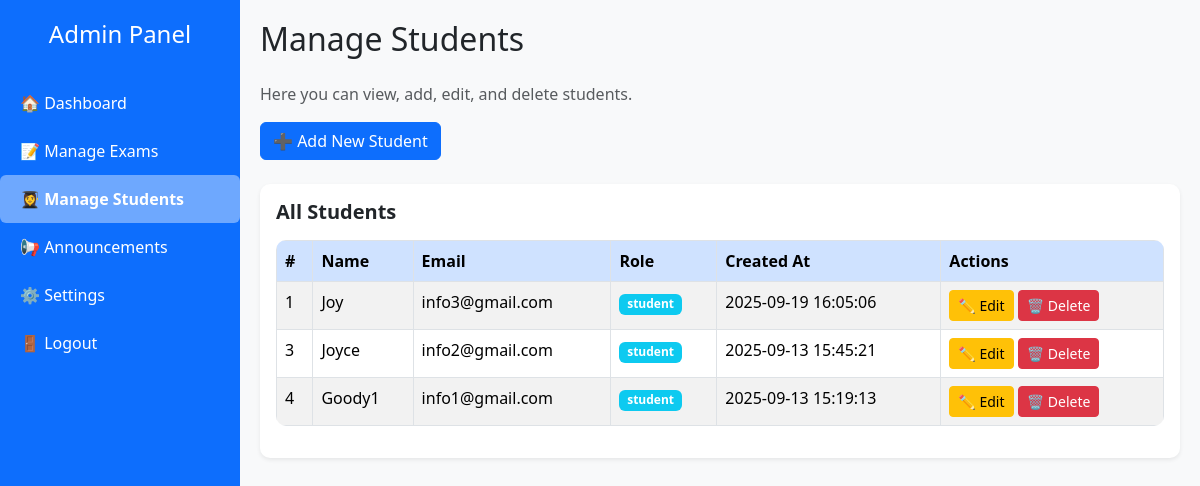
The app's page /admin/manage_students.php (signed in) with its own data.
### tables this page shows
CREATE TABLE IF NOT EXISTS `users` (
  `id` int NOT NULL AUTO_INCREMENT,
  `name` varchar(100) NOT NULL,
  `email` varchar(150) NOT NULL,
  `password` varchar(255) NOT NULL,
  `role` enum('student','admin') DEFAULT 'student',
  `created_at` timestamp NULL DEFAULT CURRENT_TIMESTAMP,
  PRIMARY KEY (`id`),
  UNIQUE KEY `email` (`email`)
);

### classes/User.php (called while the page is built, shortened)
<?php
class User
{
    public static function getAll(): array
    {
        $db = Database::getInstance()->getConnection();
        $stmt = $db->query("SELECT id, name, email, role, created_at FROM users ORDER BY created_at DESC");
        return $stmt->fetchAll(PDO::FETCH_ASSOC);
    }
}

### public/admin/manage_students.php (the view, shortened to what this page needs)
<?php
require_once __DIR__ . '/../../classes/User.php';
$students = User::getAll();
?>
<!DOCTYPE html>
<html lang="en">
<head>
    <link href="https://cdn.jsdelivr.net/npm/bootstrap@5.3.3/dist/css/bootstrap.min.css" rel="stylesheet">
    <link href="../../css/admin.css" rel="stylesheet">
</head>
<body>
    <?php include __DIR__ . '/../../includes/admin_sidebar.php'; ?>
    <div class="content">
        <h2 class="mb-4">Manage Students</h2>
        <p class="text-muted">Here you can view, add, edit, and delete students.</p>
        <div class="mb-4">
            <a href="create_student.php" class="btn btn-primary">➕ Add New Student</a>
        </div>
        <div class="card shadow-sm p-3">
            <h5 class="fw-bold mb-3">All Students</h5>
            <table class="table table-striped">
                <thead class="table-primary">
                    <tr>
                        <th>#</th>
                        <th>Name</th>
                        <th>Email</th>
                        <th>Role</th>
                        <th>Created At</th>
                        <th>Actions</th>
                    </tr>
                </thead>
                <tbody>
                    <?php
                    $studentsOnly = array_filter($students, fn($s) => $s['role'] === 'student');
                    ?>
                    <?php if ($studentsOnly): ?>
                    <?php foreach ($studentsOnly as $index => $student): ?>
                    <tr>
                        <td><?= $index + 1 ?></td>
                        <td><?= htmlspecialchars($student['name']) ?></td>
                        <td><?= htmlspecialchars($student['email']) ?></td>
                        <td><span class="badge bg-info"><?= htmlspecialchars($student['role']) ?></span></td>
                        <td><?= htmlspecialchars($student['created_at']) ?></td>
                        <td>
                            <a href="edit_student.php?id=<?= $student['id'] ?>" class="btn btn-sm btn-warning">✏️
                                Edit</a>
                            <a href="delete_student.php?id=<?= $student['id'] ?>" class="btn btn-sm btn-danger"
                                onclick="return confirm('Are you sure you want to delete this student?');">🗑️
                                Delete</a>
                        </td>
                    </tr>
                    <?php endforeach; ?>
                    <?php else: ?>
                    <tr>
                        <td colspan="6" class="text-center text-muted">No students found.</td>
                    </tr>
                    <?php endif; ?>
                </tbody>
            </table>
        </div>
    </div>
</body>
</html>

### css/admin.css (style rules this page uses)
body { font-family: "Segoe UI", Tahoma, Geneva, Verdana, sans-serif; background-color: #f8f9fa; margin: 0; padding: 0; }
.content { margin-left: 240px; padding: 20px; }
.card { border: none; border-radius: 10px; transition: transform 0.2s ease; background: white; box-shadow: 0 2px 6px rgba(0,0,0,0.1); padding: 20px; margin-bottom: 20px; }
table { width: 100%; border-collapse: collapse; background: #fff; border-radius: 10px; overflow: hidden; }
table th, table td { padding: 12px 15px; border: 1px solid #dee2e6; white-space: nowrap; }
table th { background: #0d6efd; color: white; text-align: left; }
table tr:nth-child(even) { background: #f2f6fc; }

### records on screen
users: name "Joy", email "info3@gmail.com", role "student", created_at "2025-09-19 16:05:06"
users: name "Joyce", email "info2@gmail.com", role "student", created_at "2025-09-13 15:45:21"
users: name "Goody1", email "info1@gmail.com", role "student", created_at "2025-09-13 15:19:13"
